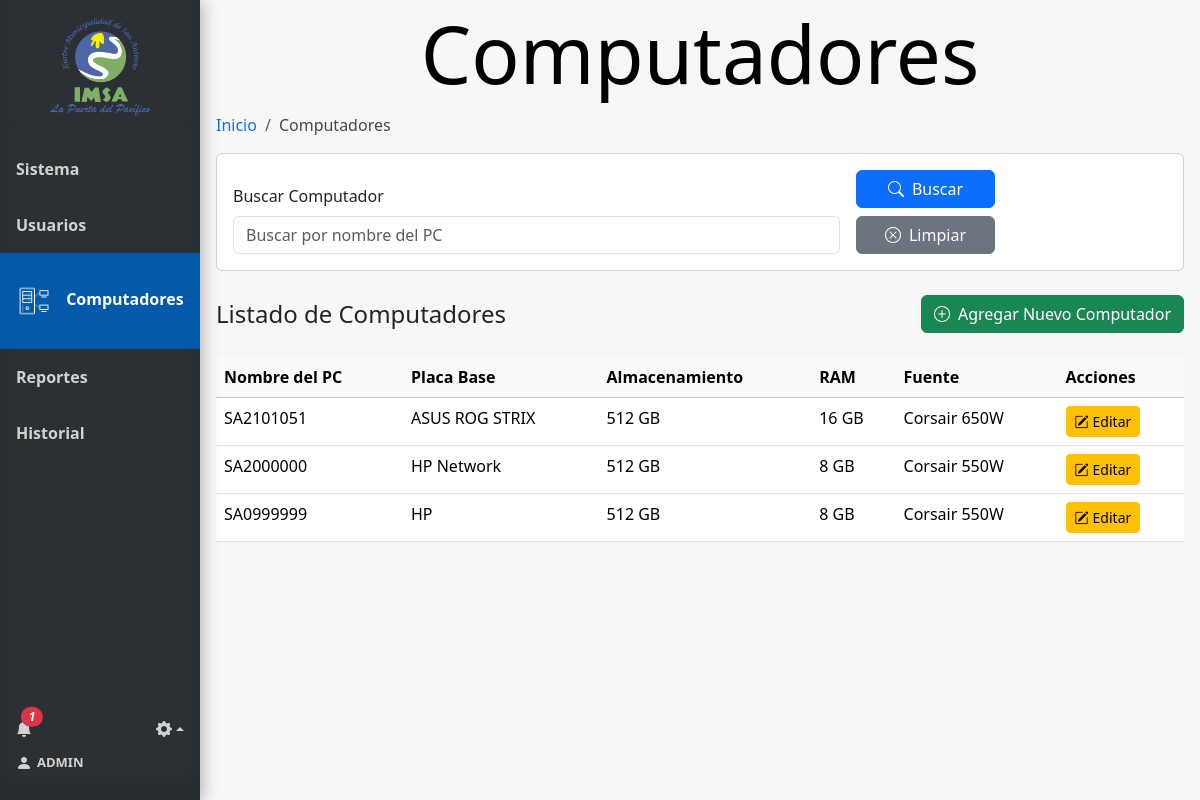
Screenshot of /computadores (signed in) with the database file from the repository.
### tables this page shows
CREATE TABLE Usuario (
    Id_usuario INTEGER PRIMARY KEY AUTOINCREMENT,
    Nombre_user VARCHAR(100),
    Email VARCHAR(100),
    Psw VARCHAR(100),
    id_tipo_usuario INTEGER,
    FOREIGN KEY (id_tipo_usuario) REFERENCES Tipo_usuario(id_tipo_usuario)
);

CREATE TABLE Pc (
    Id_pc INTEGER PRIMARY KEY AUTOINCREMENT,
    Nombre_pc VARCHAR(100),
    Placa VARCHAR(50),
    Almacenamiento INTEGER,  -- en GB
    Ram INTEGER,    -- en GB
    Fuente VARCHAR(100)
);

### app.py (the view)
@app.route('/computadores', methods=['GET'])
@login_required
def computadores():
    conn = get_db_connection()
    form = CrearComputadorForm()
    search_query = request.args.get('search', '')
    query = "SELECT * FROM Pc Where 1 = 1"
    params = []
    if search_query:
        query += ' AND Pc.Nombre_pc LIKE ?'
        params.extend(['%' + search_query + '%'])
    filtro_pcs = conn.execute(query, params).fetchall()
    conn.close()
    user=current_user
    num_notificaciones_totales = get_total_notifications(user.id)
    info_notificaciones = get_info_notifications(user.id)
    return render_template('computadores.html', form=form, filtro_pcs=filtro_pcs,  user=user, num_notificaciones_totales=num_notificaciones_totales, info_notificaciones=info_notificaciones)

### forms.py
class CrearComputadorForm(FlaskForm):
    nombre_computador = StringField('Nombre del Computador', validators=[DataRequired()])
    nombre_placa = StringField('Nombre de Placa', validators=[DataRequired()])
    disco = IntegerField('Total Almacenamiento (GB)', validators=[DataRequired()])
    ram = IntegerField('Total de Ram (GB)', validators=[DataRequired()])
    fuente = StringField('Fuente de Poder', validators=[DataRequired()])
    submit = SubmitField('Guardar')

### app.py (called while the page is built)
@login_manager.user_loader
def load_user(user_id):
    return Usuario.get_by_id(user_id)

def get_db_connection():
    conn = sqlite3.connect('database.db')
    conn.row_factory = sqlite3.Row
    return conn

def get_total_notifications(user_id):
    conn = get_db_connection()
    total_notifications = conn.execute(
        'SELECT COUNT(*) FROM Notificaciones WHERE id_usuario = ?  AND leido = false',
        (user_id,)
    ).fetchone()[0]
    conn.close()
    return total_notifications

def get_info_notifications(user_id):
    conn = get_db_connection()
    info_notifiaciones= conn.execute(
        'SELECT * FROM Notificaciones WHERE id_usuario = ? ORDER BY id_notificacion DESC LIMIT 8',
        (user_id,)
    ).fetchall()
    conn.close()
    return info_notifiaciones

### model.py (called while the page is built)
def get_db_connection():
    conn = sqlite3.connect('database.db')
    conn.row_factory = sqlite3.Row
    return conn

    @staticmethod
    def get_by_id(id_usuario):
        conn = get_db_connection()
        user_data = conn.execute('SELECT * FROM Usuario WHERE Id_usuario = ?', (id_usuario,)).fetchone()
        conn.close()
        if user_data:
            return Usuario(
                user_data['Id_usuario'],
                user_data['Nombre_user'],
                user_data['Email'],
                user_data['Psw'],
                user_data['id_tipo_usuario']
            )
        return None

### templates/computadores.html (shortened to what this page needs)
{% extends 'base.html' %}
{% block head %}
<link rel="stylesheet" href="{{ url_for('static', filename='css/style_computadores.css') }}">
{% endblock %}
{% block content %}
<h1 class="block-effect" style="--td:0.3s">
    <div class="block-reveal" style="--bc: #2b3034; --d: 0.5s">Computadores</div>
</h1>
{% block breadcrumb %}
<nav aria-label="breadcrumb">
    <ol class="breadcrumb">
        <li class="breadcrumb-item"><a href="{{ url_for('index') }}">Inicio</a></li>
        <li class="breadcrumb-item active" aria-current="page">Computadores</li>
    </ol>
</nav>
{% endblock %}
<div class="card mb-4">
    <div class="card-body">
        <form method="get" action="{{ url_for('computadores') }}" id="filtro-form" class="row g-3 align-items-end">
            <div class="col-md-8">
                <label for="search" class="form-label">Buscar Computador</label>
                <input id="search" class="form-control" type="search" name="search"
                    placeholder="Buscar por nombre del PC" aria-label="Search"
                    value="{{ request.args.get('search', '') }}">
            </div>
            <div class="col-md-2">
                <button class="btn btn-primary w-100" type="submit">
                    <i class="bi bi-search me-2"></i>Buscar
                </button>
                <a class="btn btn-secondary w-100 mt-2" type="button" href="{{ url_for('computadores') }}">
                    <i class="bi bi-x-circle me-2"></i>Limpiar
                </a>
            </div>
        </form>
    </div>
</div>
<div class="d-flex justify-content-between align-items-center mb-4">
    <h2 class="h4 mb-0">Listado de Computadores</h2>
    {% if session['id_tipo_usuario'] == 1 or session['id_tipo_usuario'] == 3 %}
    <button class="btn btn-success" data-bs-toggle="modal" data-bs-target="#ModalAgregarComputador">
        <i class="bi bi-plus-circle me-2"></i>Agregar Nuevo Computador
    </button>
    {% endif %}
</div>
{% if filtro_pcs %}
<div class="table-responsive">
    <table class="table table-hover">
        <thead class="table-light">
            <tr>
                <th>Nombre del PC</th>
                <th>Placa Base</th>
                <th>Almacenamiento</th>
                <th>RAM</th>
                <th>Fuente</th>
                {% if session['id_tipo_usuario'] == 1 or session['id_tipo_usuario'] == 3 %}
                <th>Acciones</th>
                {% endif %}
            </tr>
        </thead>
        <tbody>
            {% for row in filtro_pcs %}
            <tr>
                <td>{{ row['Nombre_pc'] }}</td>
                <td>{{ row['Placa'] }}</td>
                <td>{{ row['Almacenamiento'] }} GB</td>
                <td>{{ row['Ram'] }} GB</td>
                <td>{{ row['Fuente'] }}</td>
                {% if session['id_tipo_usuario'] == 1 or session['id_tipo_usuario'] == 3 %}
                <td>
                    <a href="{{ url_for('editar_computador', id_pc=row['Id_pc']) }}" class="btn btn-sm btn-warning">
                        <i class="bi bi-pencil-square me-1"></i>Editar
                    </a>
                </td>
                {% endif %}
            </tr>
            {% endfor %}
        </tbody>
    </table>
</div>
{% else %}
<div class="alert alert-info" role="alert">
    <i class="bi bi-info-circle me-2"></i>No se encontraron registros de computadores.
</div>
{% endif %}
{% endblock %}

### templates/base.html (shortened to what this page needs)
<!doctype html>
<html lang="es">
<head>
  {% block head %} {% endblock %}
  <link rel="stylesheet" href="{{ url_for('static', filename='css/style_base.css') }}">
  <link href="https://cdn.jsdelivr.net/npm/bootstrap@5.3.3/dist/css/bootstrap.min.css" rel="stylesheet"
>
  <link href="https://cdn.jsdelivr.net/npm/bootstrap-icons/font/bootstrap-icons.css" rel="stylesheet">
</head>
<body>
  <div class="sidebar" style="display: flex; flex-direction: column; height: 100vh;">
    <div class="tituloMenu">
      <img src="{{ url_for('static', filename='img/logo.png') }}" alt="Logo-IMSA" width="100px">
    </div>
    <hr>
    <a href="{{ url_for('index') }}" class="slide_right {% if request.endpoint == 'index' %}active{% endif %}">
      <b id="menu-link">Sistema</b>
    </a>
    {% if session['id_tipo_usuario'] == 1 %}
    <a href="{{ url_for('usuarios') }}" class="slide_right {% if request.endpoint == 'usuarios' %}active{% endif %}">
      <b id="menu-link">Usuarios</b>
    </a>
    {% endif %}
    <a href="{{ url_for('computadores') }}"
      class="slide_right {% if request.endpoint == 'computadores' %}active{% endif %}">
      <img id="icon-computadores" class="menu-icon {% if request.endpoint == 'computadores' %}show{% endif %}"
        src="{{ url_for('static', filename='img/icon-computador.png') }}" alt="icon-Pc">
      <b id="menu-link">Computadores</b>
    </a>
    {% if session['id_tipo_usuario'] == 1 %}
    <a href="{{ url_for('reportes') }}" class="slide_right {% if request.endpoint == 'reportes' %}active{% endif %}">
      <b id="menu-link">Reportes</b>
      {% endif %}
    </a>
    <a href="{{ url_for('historial') }}" class="slide_right {% if request.endpoint == 'historial' %}active{% endif %}">
      <b id="menu-link">Historial</b>
    </a>
    <div class="menuAbajo">
      <div class="ajuste_notificacion">
        <div class="notificacion">
          <a href="#" class="icon me-3" data-bs-toggle="modal" data-bs-target="#ModalNotifiaciones">
            <i class="bi bi-bell-fill position-relative">
              {% if num_notificaciones_totales > 0 %}
              <span class="position-absolute top-0 start-100 translate-middle badge rounded-pill bg-danger">
                {{ num_notificaciones_totales }}
              </span>
              {% endif %}
            </i>
          </a>
        </div>
        <div class="ajustes btn-group dropup">
          <a href="" class="dropdown-toggle icon" data-bs-toggle="dropdown" aria-expanded="false">
            <i class="bi bi-gear-fill"></i></a>
        </div>
      </div>
      <div class="bodyCuenta">
        <a href="{{ url_for('cuenta') }}" id="cuenta">
          <i class="bi bi-person-fill" style="margin-right: 5px;"></i>
          <b style="font-size: small;"> {{ user.nombre_usuario}}</b>
        </a>
      </div>
    </div>
  </div>
  <div class="content">
    {% block content %}{% endblock %}
  </div>
</body>
</html>

### static/css/style_computadores.css (style rules this page uses)
div.content { height: 100vh; }

### static/css/style_base.css (style rules this page uses)
body { margin: 0; font-family: "Lato", sans-serif; height: 100vh; }
.content { background-color: #f7f7f7; }
*, *::before, *::after { margin: 0; padding: 0; }
.block-effect { font-size: calc(8px + 6vw); }
.block-reveal { --t: calc(var(--td) + var(--d)); color: transparent; padding: 4px; position: relative; overflow: hidden; animation: revealBlock 0s var(--t) forwards; }
.block-reveal::after { content: ''; width: 0%; height: 100%; padding-bottom: 4px; position: absolute; top: 0; left: 0; background: #FFF; animation: revealingIn var(--td) var(--d) forwards, revealingOut var(--td) var(--t) forwards; }
h1 { text-align: center; }
.tituloMenu { display: flex; flex-direction: column; margin-top: 10px; margin-bottom: 10px; align-items: center; height: 11%; }
.sidebar { margin: 0; padding: 0; width: 200px; background-color: #2b3034; position: fixed; height: 100%; overflow: auto; box-shadow: inset 0 -1em 1em rgba(0, 0, 0, 0.1), 0.1em 0.1em 1em rgba(0, 0, 0, 0.3); }
.sidebar>a { display: flex; align-items: center; color: #d4d2d0; padding: 16px; text-decoration: none; display: inline-block; cursor: pointer; box-shadow: inset 0 0 0 0 #00213e; -webkit-transition: ease-out 0.4s; -moz-transition: ease-out 0.4s; transition: ease-out 0.4s; }
.sidebar>a.active { background-color: #045aaa; color: white; padding-top: 15%; padding-bottom: 15%; }
div.content { margin-left: 200px; padding: 1px 16px; }
.menu-icon { display: none; width: 36px; margin-right: 10px; }
#menu-link { margin: 15px 0px 15px 0px; }
.sidebar a.active .menu-icon, .sidebar a:hover .menu-icon { display: inline-block; }
.menuAbajo { display: flex; margin-top: auto; color: #d4d2d0; padding: 16px 16px 25px 16px; flex-direction: column; }
.menuAbajo a { color: #d4d2d0; text-decoration: none; cursor: pointer; }
.bodyCuenta { width: 80%; display: flex; justify-content: start; align-content: center; }
#cuenta { display: flex; align-items: center; }
.ajuste_notificacion { display: flex; flex-direction: row; justify-content: space-between; align-items: center; width: 100%; margin-bottom: 10px; }
li a { text-decoration: none !important; }
.notificacion a { display: flex; flex-direction: row; }
.icon { transition-duration: 0.3s; -webkit-tap-highlight-color: rgba(0, 0, 0, 0); transform: translateZ(0); box-shadow: 0 0 1px rgba(0, 0, 0, 0); }
.breadcrumb-item.active { color: #474747 !important; }
#filtro-form { width: 100%; }

### rows the page displays
Usuario: nombre_usuario "ADMIN"
Pc: Nombre_pc "SA2101051", Placa "ASUS ROG STRIX", Almacenamiento "512", Ram "16", Fuente "Corsair 650W"
Pc: Nombre_pc "SA2000000", Placa "HP Network", Almacenamiento "512", Ram "8", Fuente "Corsair 550W"
Pc: Nombre_pc "SA0999999", Placa "HP", Almacenamiento "512", Ram "8", Fuente "Corsair 550W"

### other values shown
{{ num_notificaciones_totales }} "1"
